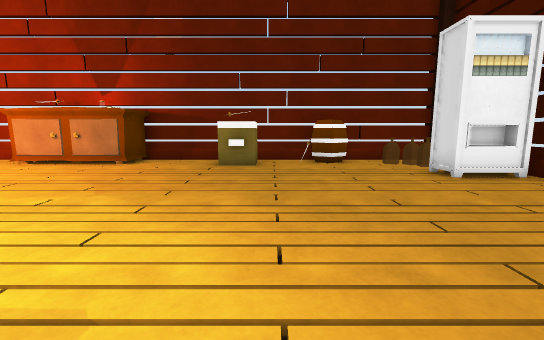
[1] (above)

16 first-person views from a walk through a Unity game level. The camera is 1.2 m above the floor, tilts 8° down and sees 90° across. The floor is counted in squares, 1 m on a side. Each view is taken from the middle of a square. On the plan, view 1 faces up. The plan holds only what a view shows up to about 13 squares ahead; the rest is blank. The place goes on beyond the plan. The player character is not drawn. Some surface patterns are stand-ins.

[2]
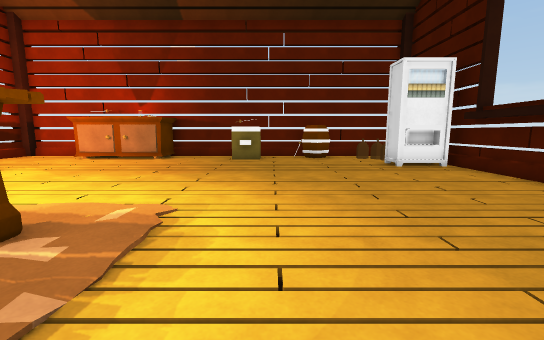

[3]
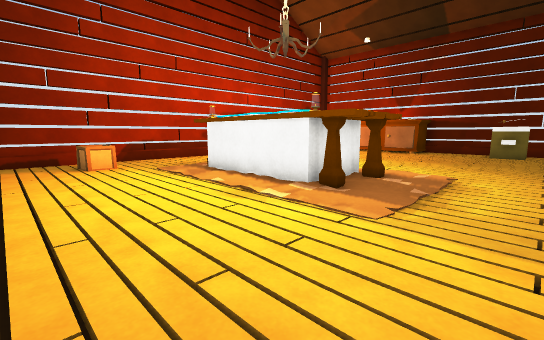

[4]
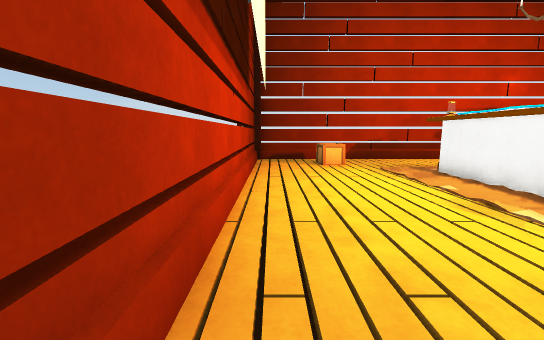

[5]
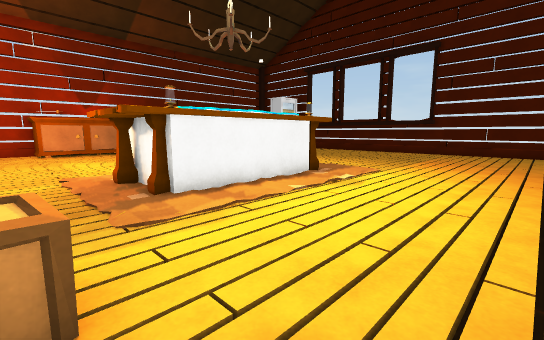

[6]
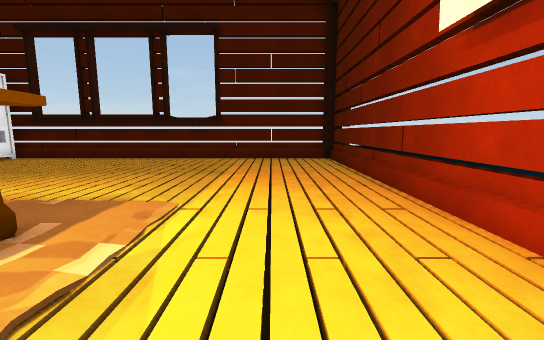

[7]
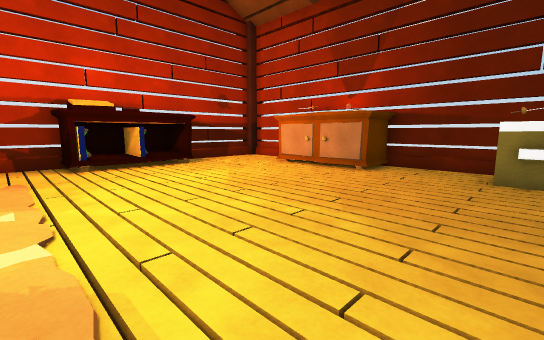

[8]
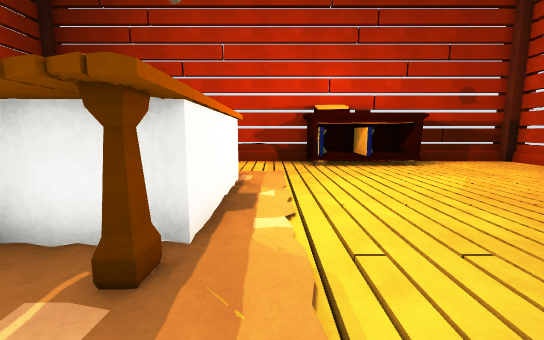

[9]
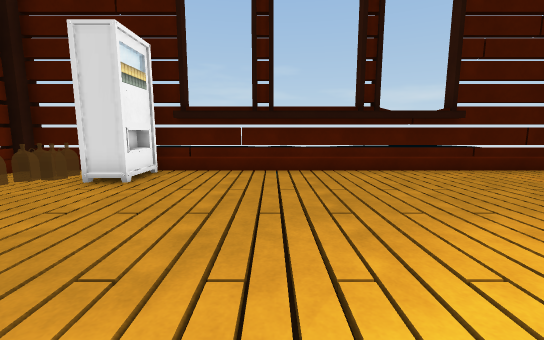

[10]
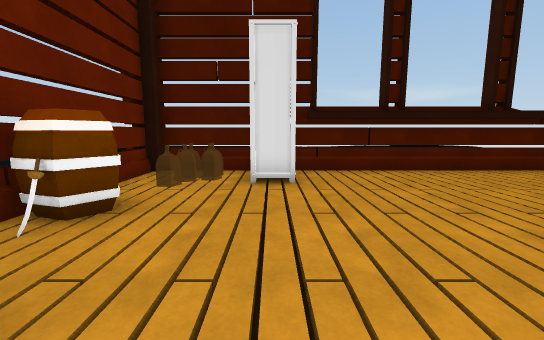

[11]
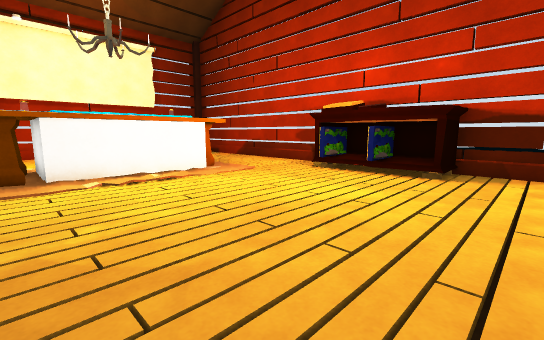

[12]
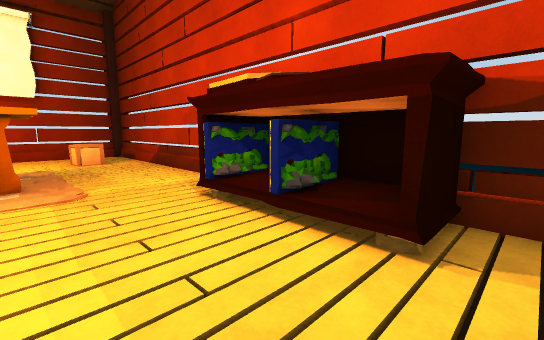

[13]
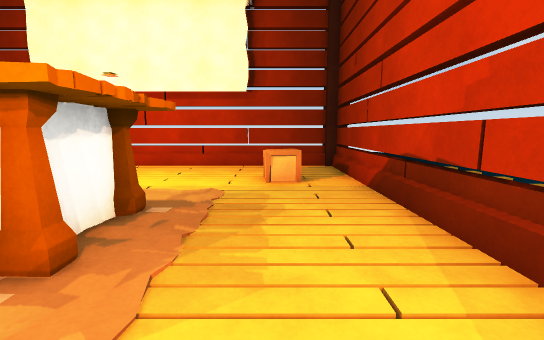

[14]
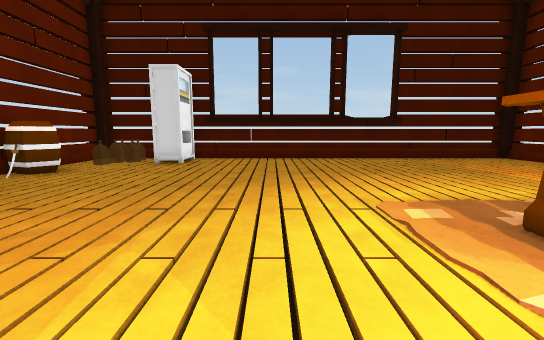

[15]
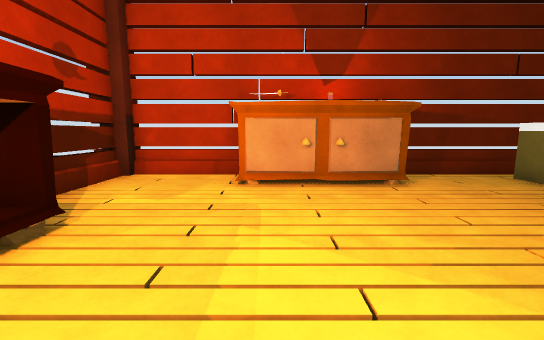

[16]
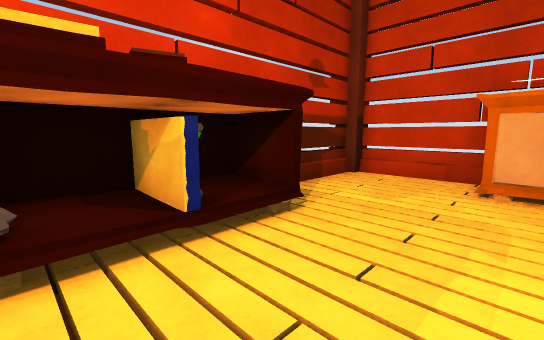

### Floor plan
Points are (right, up) in squares from view 1. A wall is a line through its corners. A room is listed if a view was taken in it or the views show most of it. See-through windows are left out.
Room 1 (views 1, 2, 3, 4, 5, 6, 7, 8, 9, 10, 11, 12, 13, 14, 15, 16)
walls: (-3.7, 0.2) (-3.7, -1.6); (-3.4, -0.6) (-2.9, -0.6); (-2.6, -0.8) (-2.6, -1.6); (-3, -1.6) (-3, -2) (-3.5, -2); (-2.8, -2.2) (-7.6, -2.2); (-7.8, -0.3) (-8.2, -0.3); (-8.2, -0.1) (-7.8, -0.1); (-8.6, 0.2) (-3.4, 0.2); (-7.8, -1.5) (-7.8, 0.1); (-8.5, -1) (-8.6, 0.2) (-8.2, 0.2); (-12.3, 2.5) (-12.3, -7.5); (6.2, -2.8) (6.2, 6); (-8.9, 10.8) (-12, 10.8); (-12.3, 10.4) (-12.3, 6.5); (6.2, 10.8) (-5, 10.8); (7, 10.4) (6.2, 10.4); (6.2, -7.5) (6.9, -7.5); (-12, -7.8) (6.3, -7.8); (6.6, -7.5) (6.6, 10.5)
objects: other object (-12, 2) to (-11, 6); box (-11, -5) to (-10, -4); rug (-9, -3) to (-2, 1); other object (-9, 9) to (-5, 10); other object (-8, -2); other object (-2, 9) to (-1, 10); barrel (1, 9) to (3, 10); other object (4, 7) to (6, 7)

Positions as (right, up) in squares from view 1, and headings:
1: (0, 0), facing up
2: (0, -3), facing up
3: (0, -7), facing up-left
4: (0, -7), facing left
5: (-10, -7), facing up-right
6: (-6, -5), facing right
7: (-1, 1), facing up-left
8: (-1, 1), facing left
9: (-2, 3), facing right
10: (-2, 7), facing right
11: (-3, 8), facing down-left
12: (-8, 7), facing down-left
13: (-10, 2), facing down
14: (-6, 3), facing right
15: (-8, 3), facing up
16: (-8, 3), facing up-left
